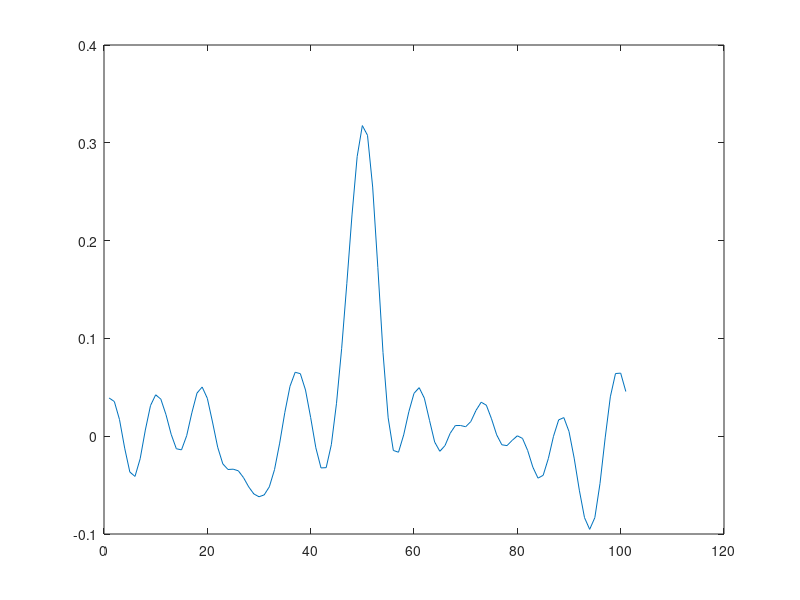
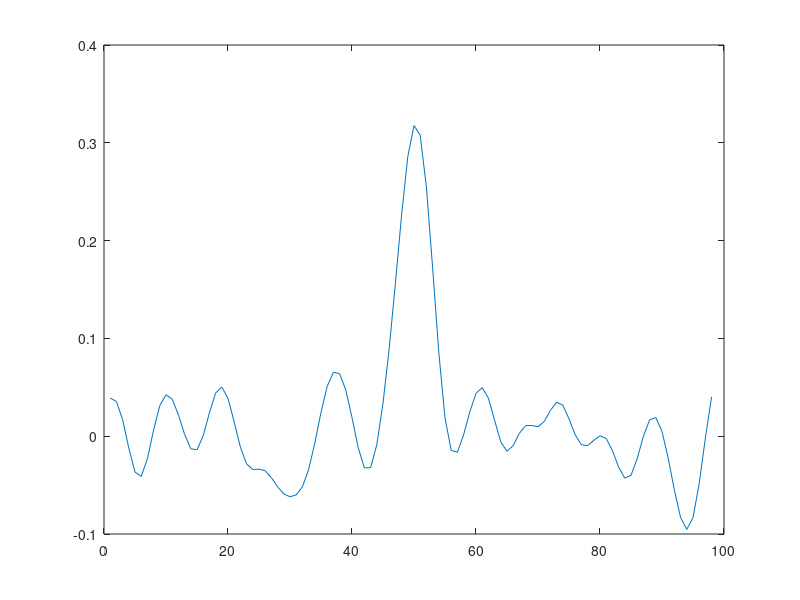
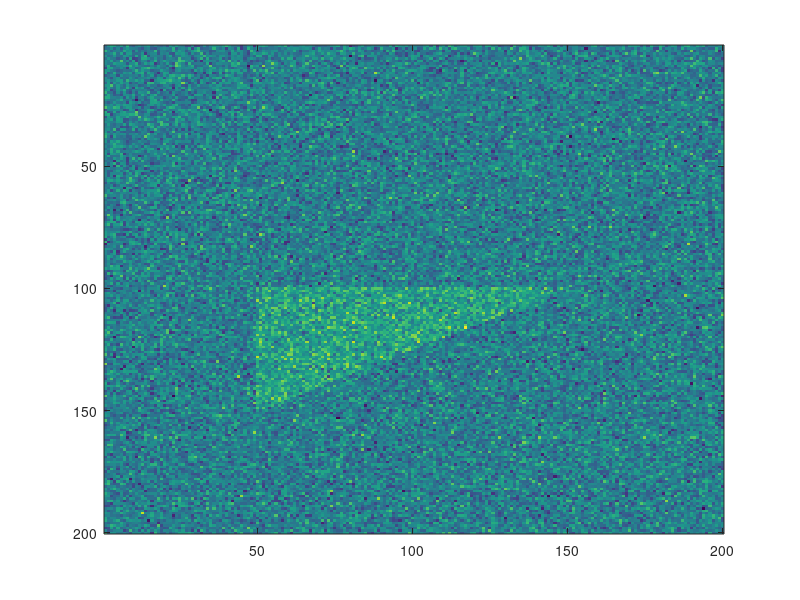

The MATLAB script that drew these images, in order: (Note: this script raises an error after producing the figures.)
figure

s = [zeros(1,100), ones(1,100)];
plot(s)

axis([0,200, -1,2]);
I = s + .25*randn(1,200);
plot(I);

plot(I(2:200) - I(1:199))
sig = 2.5; a = -100:1:99; G = exp( (- a.^2)/ (2*sig*sig))/(sig*(sqrt(2*pi)));
plot(G)
GI = conv(G,I);
GI = GI(150:250);
plot(GI)
plot(GI(3:100) - GI(1:98))
% Why is subtracting GI shifted from GI the same as filtering GI with 
% [-1 0 1]?

% Filtering is associative.

GD = G(3:200) - G(1:198);
plot(GD)
GDI = conv(GD,I);
GDI = GDI(150:250);
plot(GDI)
figure
plot(GI(3:100) - GI(1:98))

% Finding peaks

PEAKS = [0, (GDI(2:100) > GDI(1:99) & GDI(2:100) > GDI(3:101)), 0];
figure
plot(PEAKS.*GDI)
plot(PEAKS.*GDI > .1)

% Scale
s2 = [zeros(1,60), ones(1,10), zeros(1,60), ones(1,70)];
plot(s2)
axis([0,200, -1,2])
I2 = s2 + .1*randn(1,200);
plot(I2)
sig = 1; a = -100:1:99; G = exp( (- a.^2)/ (2*sig*sig))/(sig*(sqrt(2*pi)));GI2 = conv(G,I2);GI2 = GI2(101:300);
plot(GI2)
plot(GI2(3:200) - GI2(1:198))
sig = 5; a = -100:1:99; G = exp( (- a.^2)/ (2*sig*sig))/(sig*(sqrt(2*pi)));GI2 = conv(G,I2);GI2 = GI2(101:300);
plot(GI2(3:200) - GI2(1:198))
sig = 15; a = -100:1:99; G = exp( (- a.^2)/ (2*sig*sig))/(sig*(sqrt(2*pi)));GI2 = conv(G,I2);GI2 = GI2(101:300);
plot(GI2(3:200) - GI2(1:198))

% Corners

I = 100*ones(200,200);
for i = 100:150 for j = 50:(150-2*(i-100)) I(i,j) = 150; end, end
imagesc(I)
I = I+40*randn(200,200);
imagesc(I)
imshow(edge(I,'canny',[],2))
imshow(edge(I,'canny',[],5))
imshow(edge(I,'canny',[],8))
